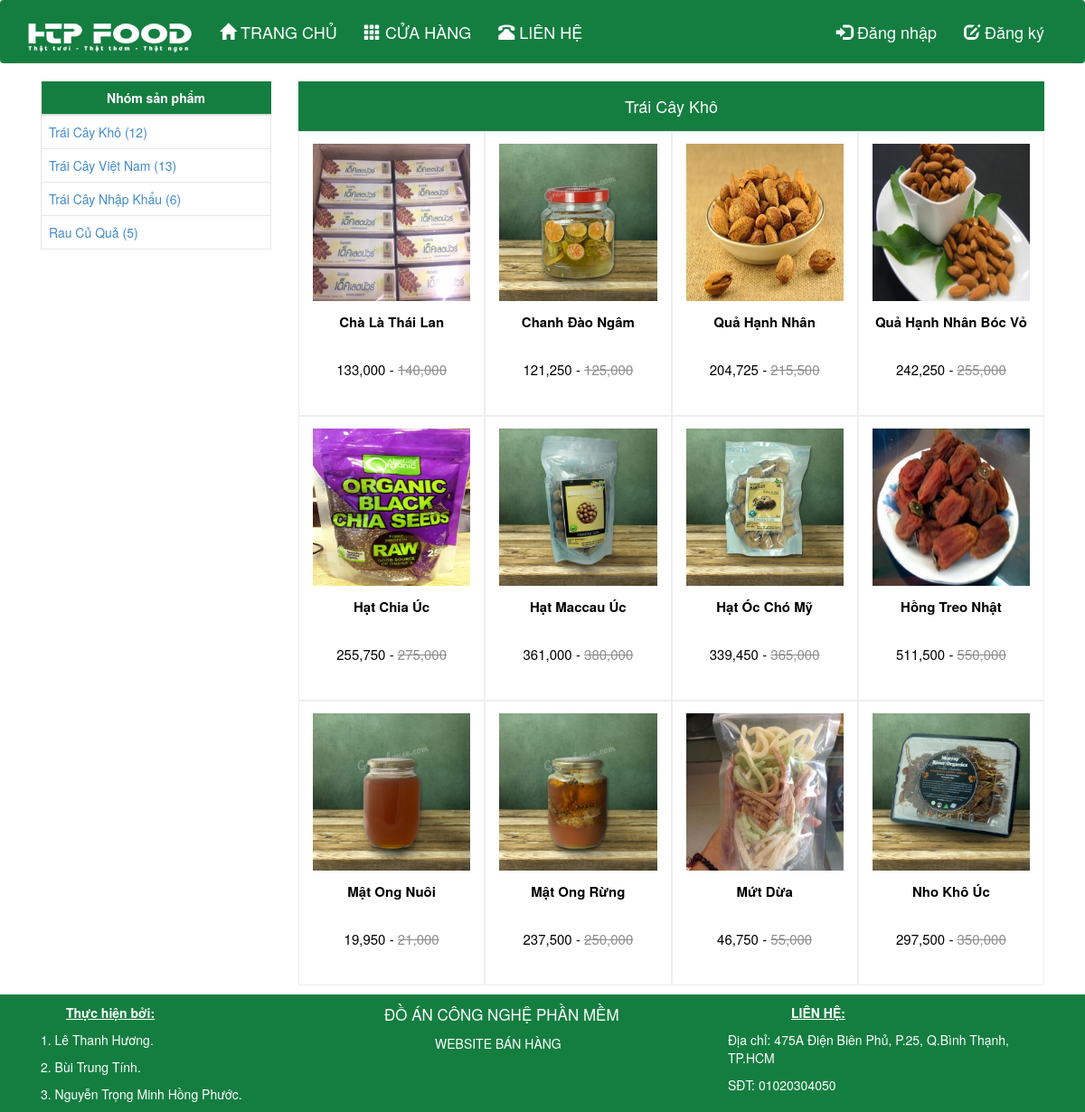
The page /?thread=groupview&idgroup=1 on the database its author committed.
### tables this page shows
CREATE TABLE IF NOT EXISTS `nhomsp` (
  `idnhomsp` int(10) NOT NULL,
  `tennhomsp` varchar(100) NOT NULL,
  `hinhnhom` varchar(100) NOT NULL
);

CREATE TABLE IF NOT EXISTS `sanpham` (
  `idsanpham` int(10) NOT NULL,
  `idnhomsp` int(10) NOT NULL,
  `tensp` varchar(100) NOT NULL,
  `nhacc` varchar(100) NOT NULL,
  `giatien` int(100) NOT NULL,
  `giamgia` int(11) NOT NULL,
  `hinh` varchar(100) NOT NULL,
  `chitiet` varchar(2000) NOT NULL
);

### dulieu/groupview.php (the view, shortened to what this page needs)
<?php
	$idgroup=$_GET['idgroup'];
	require_once("mysql.php");
 	$conn = new mysqli($db_host, $db_username, $db_password, $db_name);
 	mysqli_set_charset($conn, 'UTF8');
?>
<div class="container">
	<div class="main-block col-md-3">
		<table class="table table-hover">
			<thead>
				<tr><th style="text-align: center; background: #147e40; color: #fff;">Nhóm sản phẩm</th></tr>
			</thead>
			<tbody>
			<?php
				$result=$conn->query("SELECT tennhomsp,idnhomsp FROM nhomsp");
				while($row = $result->fetch_assoc())
				{
					$sql_query = @mysql_query("SELECT count(*) FROM sanpham WHERE idnhomsp='{$row['idnhomsp']}'");
					$a = @mysql_fetch_array($sql_query);
			?>
					<tr><td class="group"><a href="?thread=groupview&idgroup=<?php echo $row['idnhomsp']; ?>"> <?php echo $row['tennhomsp']." (".$a['count(*)'].")"; ?> </a></td></tr>
			<?php
				}
			?>
			</tbody>
		</table>
	</div>
	<?php
		$result2=$conn->query("SELECT tennhomsp FROM nhomsp WHERE idnhomsp={$idgroup}");
		while($row2 = $result2->fetch_assoc())
		{
			$groupname=$row2['tennhomsp'];
		}
	?>
	<div class="main-block col-lg-9 col-md-9 col-sm-9 col-xs-12">
		<p class="title col-lg-12 col-md-12 col-sm-12 col-xs-12"><?php echo $groupname; ?></p>
			<?php
				$result1=$conn->query("SELECT * FROM sanpham WHERE idnhomsp={$idgroup}");
				while($row1 = $result1->fetch_assoc())
				{
					$sale=$row1['giatien']-($row1['giamgia']*$row1['giatien']/100);
					$path="?thread=viewdetail&idproduct=".$row1['idsanpham'];
			?>
					<div class="categories-content col-lg-3 col-md-3 col-sm-6 col-xs-12" style="height:315px;">
					<div class="img-mini-content col-lg-3 col-md-6 col-sm-6 col-xs-12" style="width:100%;height:200px;float:left;">
						<a href="<?php echo $path; ?>"> <img src="<?php echo $row1['hinh']; ?>"></a>
					</div>
					<p class="categories-name" style="width:100%;height:42px;float:left;"><?php echo $row1['tensp']; ?></p>
					<p class="price"><span><?php echo number_format($sale); ?></span> - <span class="discount"><?php echo number_format($row1['giatien']); ?></span></p>
				</div>
			<?php
				}
			?>
			</div>
	</div>
</div>

### css/style.css (style rules this page uses)
.categories-content { text-align: center; color: black; font-size: 15px; border: 1px solid #eee; text-decoration: none; }
p.categories-name { font-weight: bold; }
td { padding: 8px 8px; border: 1px solid #e7e7e7; border-image-source: none; border-image-slice: 100% 100% 100% 100%; border-image-width: 1 1 1 1; border-image-outset: 0 0 0 0; border-image-repeat: stretch stretch; border-image: none; text-align: center; }
.categories-content img { width: 100%; max-height: 200px; }
span.discount { color: #8e8d8d; text-decoration: line-through; }
.group { text-align: left; vertical-align: middle !important; }
.img-mini-content img { max-height: 100%; max-width: 100%; width: auto; height: auto; position: absolute; top: 0; bottom: 0; left: 0; right: 0; margin: auto; }
p.title { font-size: 18px; line-height: 55px; text-align: center; background: #147e40; color: white; margin: 0; }

### rows shown on the page
nhomsp: tennhomsp "Trái Cây Khô", count "12"
nhomsp: tennhomsp "Trái Cây Việt Nam", count "13"
nhomsp: tennhomsp "Trái Cây Nhập Khẩu", count "6"
nhomsp: tennhomsp "Rau Củ Quả", count "5"
sanpham: hinh (picture), tensp "Chà Là Thái Lan", sale "133,000", giatien "140,000"
sanpham: hinh (picture), tensp "Chanh Đào Ngâm", sale "121,250", giatien "125,000"
sanpham: hinh (picture), tensp "Quả Hạnh Nhân", sale "204,725", giatien "215,500"
sanpham: hinh (picture), tensp "Quả Hạnh Nhân Bóc Vỏ", sale "242,250", giatien "255,000"
sanpham: hinh (picture), tensp "Hạt Chia Úc", sale "255,750", giatien "275,000"
sanpham: hinh (picture), tensp "Hạt Maccau Úc", sale "361,000", giatien "380,000"
sanpham: hinh (picture), tensp "Hạt Óc Chó Mỹ", sale "339,450", giatien "365,000"
sanpham: hinh (picture), tensp "Hồng Treo Nhật", sale "511,500", giatien "550,000"
sanpham: hinh (picture), tensp "Mật Ong Nuôi", sale "19,950", giatien "21,000"
sanpham: hinh (picture), tensp "Mật Ong Rừng", sale "237,500", giatien "250,000"
sanpham: hinh (picture), tensp "Mứt Dừa", sale "46,750", giatien "55,000"
sanpham: hinh (picture), tensp "Nho Khô Úc", sale "297,500", giatien "350,000"
